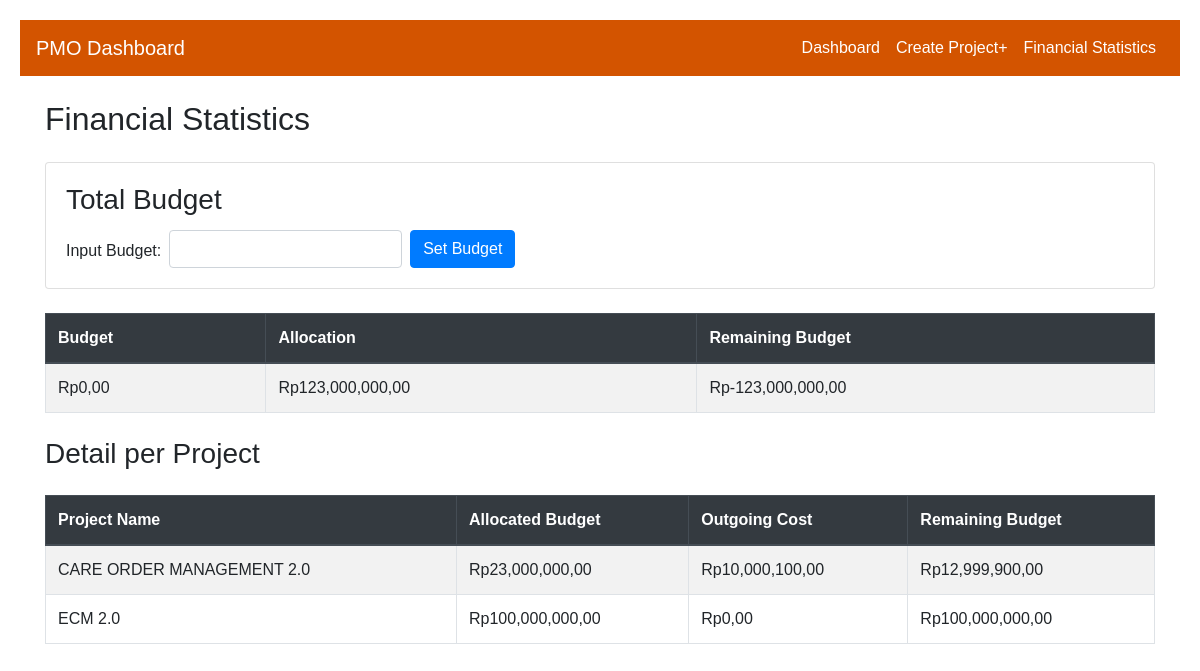
The page /financial_statistics on the database its author committed.
### app/models.py (models this page shows, shortened)
class Project(db.Model):
    id = db.Column(db.Integer, primary_key=True)
    name = db.Column(db.String(100), nullable=False)
    status = db.Column(db.String(50), nullable=False)
    allocated_budget = db.Column(db.Integer, nullable=False, default=0)
    start_date = db.Column(db.Date, nullable=False, default=datetime.utcnow)
    end_date = db.Column(db.Date, nullable=True)
    @property
    def total_cost(self):
        return sum(task.cost for task in self.tasks)
    @property
    def remaining_budget(self):
        return self.allocated_budget - self.total_cost

class Task(db.Model):
    id = db.Column(db.Integer, primary_key=True)
    name = db.Column(db.String(100), nullable=False)
    status = db.Column(db.String(50), nullable=False)
    progress = db.Column(db.Integer, nullable=False, default=0)
    payment_progress = db.Column(db.Integer, nullable=False)
    cost = db.Column(db.Integer, nullable=False)
    outgoing_costs = db.Column(db.Integer, nullable=False, default=0)
    start_date = db.Column(db.Date, nullable=False, default=datetime.utcnow)
    end_date = db.Column(db.Date, nullable=True)
    last_payment_date = db.Column(db.Date, nullable=True)
    project_id = db.Column(db.Integer, db.ForeignKey('project.id'), nullable=False)
    project = db.relationship('Project', backref=db.backref('tasks', lazy=True))
    subtasks = db.relationship('Subtask', backref='task', lazy=True, cascade="all, delete-orphan")

### app/views.py (the view)
@app.route('/financial_statistics', methods=['GET', 'POST'])
def financial_statistics():
    if 'total_budget' not in session:
        session['total_budget'] = 0
    if request.method == 'POST':
        total_budget = int(request.form['budget'])
        session['total_budget'] = total_budget
    projects = Project.query.all()
    total_budget = session['total_budget']
    total_allocation = sum(project.allocated_budget for project in projects)
    total_remaining = total_budget - total_allocation
    return render_template('financial_statistics.html', projects=projects, total_budget=total_budget, total_allocation=total_allocation, total_remaining=total_remaining)

### app/templates/financial_statistics.html
{% extends 'base.html' %}
{% block content %}
<h2 class="mt-4">Financial Statistics</h2>
<div class="card mt-4 mb-4">
    <div class="card-body">
        <h3>Total Budget</h3>
        <form action="{{ url_for('set_budget') }}" method="POST" class="form-inline">
            <div class="form-group mr-2">
                <label for="budget" class="mr-2">Input Budget:</label>
                <input type="number" id="budget" name="budget" class="form-control" required>
            </div>
            <button type="submit" class="btn btn-primary">Set Budget</button>
        </form>
    </div>
</div>
<table class="table table-striped table-bordered">
    <thead class="thead-dark">
        <tr>
            <th>Budget</th>
            <th>Allocation</th>
            <th>Remaining Budget</th>
        </tr>
    </thead>
    <tbody>
        <tr>
            <td>Rp{{ '{:,.2f}'.format(total_budget).replace(',', '.').replace('.', ',') }}</td>
            <td>Rp{{ '{:,.2f}'.format(total_allocation).replace(',', '.').replace('.', ',') }}</td>
            <td>Rp{{ '{:,.2f}'.format(total_remaining).replace(',', '.').replace('.', ',') }}</td>
        </tr>
    </tbody>
</table>
<h3 class="mt-4">Detail per Project</h3>
<table class="table table-striped table-bordered mt-4">
    <thead class="thead-dark">
        <tr>
            <th>Project Name</th>
            <th>Allocated Budget</th>
            <th>Outgoing Cost</th>
            <th>Remaining Budget</th>
        </tr>
    </thead>
    <tbody>
        {% for project in projects %}
        <tr>
            <td>{{ project.name }}</td>
            <td>Rp{{ '{:,.2f}'.format(project.allocated_budget).replace(',', '.').replace('.', ',') }}</td>
            <td>Rp{{ '{:,.2f}'.format(project.total_cost).replace(',', '.').replace('.', ',') }}</td>
            <td>Rp{{ '{:,.2f}'.format(project.remaining_budget).replace(',', '.').replace('.', ',') }}</td>
        </tr>
        {% endfor %}
    </tbody>
</table>
{% endblock %}

### app/static/css/style.css (style rules this page uses)
body { font-family: Arial, sans-serif; margin: 20px; }
table { width: 100%; border-collapse: collapse; }
table, th, td { border: 1px solid black; }
th, td { padding: 10px; text-align: left; }
form { display: flex; flex-direction: column; }
label { margin-top: 10px; }
input, button { padding: 10px; margin-top: 5px; }

### app/templates/base.html (style rules this page uses)
.table thead.thead-dark { background-color: #d35400; color: white; }

### rows shown on the page
Project: name "CARE ORDER MANAGEMENT 2.0", allocated_budget "23,000,000,00", allocated_budget.cost "12,999,900,00"
Task: cost.cost "10,000,100,00"
Project: name "ECM 2.0", allocated_budget "100,000,000,00", total_cost "0,00"

### other values the page prints
{{ '{:,.2f}'.format(total_budget).replace(',', '.').replace('.', ',') }} "0,00"
{{ '{:,.2f}'.format(total_allocation).replace(',', '.').replace('.', ',') }} "123,000,000,00"
{{ '{:,.2f}'.format(total_remaining).replace(',', '.').replace('.', ',') }} "-123,000,000,00"
